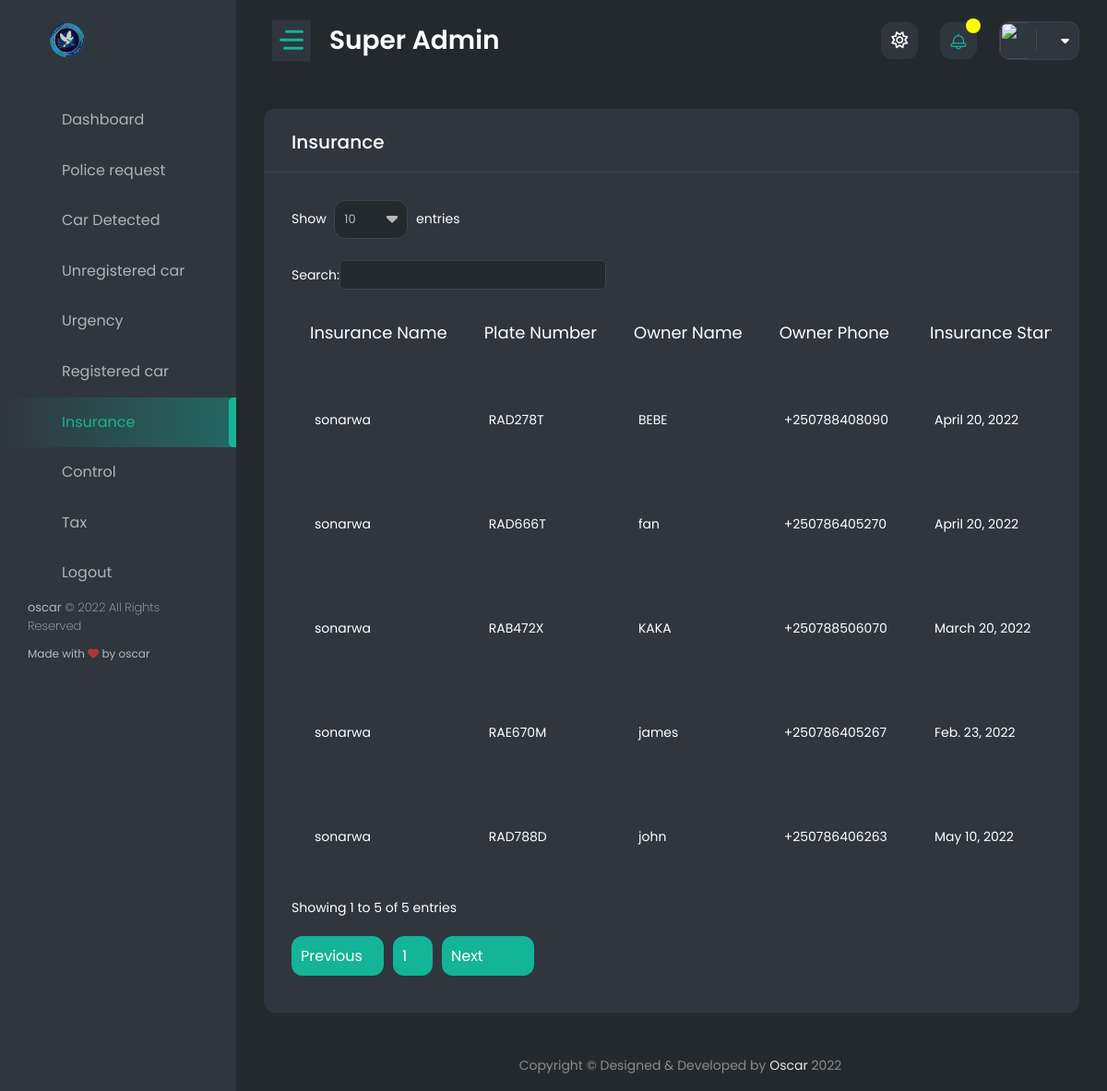
/superimboniadmin/admin_insurance/, run on an earlier commit of the app's database.
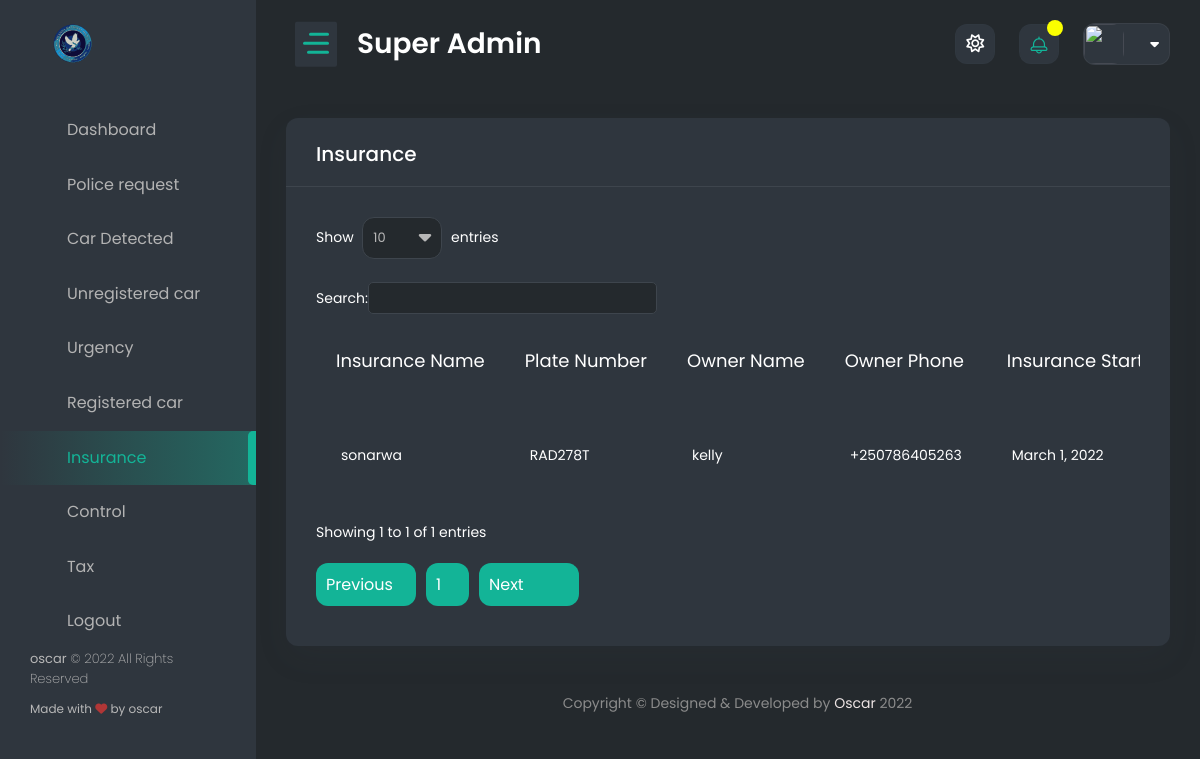
And on a later commit of the database.
### car_plate/models.py (models this page shows, shortened)
class Insurance(models.Model):
    insurance_name = models.CharField(max_length=50)
    car = models.ForeignKey(Car_registration, on_delete=models.CASCADE, null=True)
    insurance_duration_start = models.DateField()
    insurance_duration_end = models.DateField()
    time_done = models.DateTimeField(auto_now_add=True)
    class Meta:
        verbose_name_plural = 'Insurance'

class Car_registration(models.Model):
    id = models.UUIDField(
        default=uuid.uuid4,
        unique=True,
        primary_key=True,
        editable=False
    )
    owner_name = models.CharField(max_length=50)
    Owner_Id = models.IntegerField()
    car_model = models.CharField(max_length=200, null=False)
    owner_phone_number = PhoneNumberField()
    phone_number_assign = PhoneNumberField(blank=True, null=True)
    owner_email = models.EmailField()
    plate_number = models.CharField(max_length=20, unique=True)
    time_done = models.DateTimeField(auto_now_add=True)
    class Meta:
        verbose_name_plural = 'Car Registration'
        ordering = ['-id']

### admin_panel/views.py (the view)
# urls.py: path('admin_insurance/', admin_insurance, name='admin_insurance'),
def admin_insurance(request):
    now_date = now.date()
    all_insurance = Insurance.objects.all()
    context = {
        'insurance': all_insurance,
        'now_date': now_date
    }
    return render(request, 'super_temp/admin_insurance.html', context)

### authentication/context_processors.py (called while the page is built)
def extras(request):
    user = request.user
    if user.is_authenticated:
        police_req = Police_request.objects.filter(police=user).first()
        profile_police = get_object_or_404(Profile, user=user)
        user_small = user.name
        user_small = user_small.split(' ')
        user_small = user_small[0][:2].upper()
        police_req = police_req
    else:
        profile_police = None
        user_small = None
        police_req = None
    return {
        'profile': profile_police,
        'user': user,
        'user_small': user_small,
        'police_req': police_req
    }

def message_review(request):
    try:
        user = request.user
        message_all = Send_message.objects.filter(police_user=user)[:10]
        user_small = user.name
        user_small = user_small.split(' ')
        user_small = user_small[0][:2].upper()
    except:
        message_all = []
        user_small = 'AA'
    return {
        'message_all': message_all,
        'user_small': user_small
    }

### admin_panel/templates/super_temp/admin_insurance.html (shortened to what this page needs)
{% extends 'super_police/base.html' %}
{% load static %}
{% block content %}
    <div class="content-body">
			<div class="container-fluid">
				<div class="row">
                    <div class="col-12">
                        <div class="card">
                            <div class="card-header">
                                <h4 class="card-title">Insurance</h4>
                            </div>
                            <div class="card-body">
                                <div class="table-responsive">
                                    <table id="example4" class="display" style="min-width: 645px">
                                        <thead>
                                            <tr>
                                                <th>Insurance name</th>
                                                <th>plate number</th>
                                                <th>Owner name</th>
                                                <th>Owner phone</th>
                                                <th>Insurance start </th>
                                            </tr>
                                        </thead>
                                        <tbody>
                                        {% for insurance in insurance %}
                                            <tr>
                                                <td>{{ insurance.insurance_name }}</td>
                                                <td>{{ insurance.car.plate_number }}</td>
                                                <td>{{ insurance.car.owner_name }}</td>
                                                <td>{{ insurance.car.owner_phone_number }}</td>
                                                <td>{{ insurance.insurance_duration_start }}</td>
                                            </tr>
                                        {% endfor %}
                                        </tbody>
                                    </table>
                                </div>
                            </div>
                        </div>
                    </div>
				</div>
            </div>
        </div>
{% endblock %}

What changed in the data, as far as the page shows it:
removed Insurance: insurance_name "sonarwa", car.plate_number "RAD666T", car.owner_name "fan", car.owner_phone_number "+250786405270", insurance_duration_start "April 20, 2022"
removed Insurance: insurance_name "sonarwa", car.plate_number "RAB472X", car.owner_name "KAKA", car.owner_phone_number "+250788506070", insurance_duration_start "March 20, 2022"
removed Insurance: insurance_name "sonarwa", car.plate_number "RAE670M", car.owner_name "james", car.owner_phone_number "+250786405267", insurance_duration_start "Feb. 23, 2022"
removed Insurance: insurance_name "sonarwa", car.plate_number "RAD788D", car.owner_name "john", car.owner_phone_number "+250786406263", insurance_duration_start "May 10, 2022"
changed Insurance "sonarwa": car.owner_name "BEBE" → "kelly"; car.owner_phone_number "+250788408090" → "+250786405263"; insurance_duration_start "April 20, 2022" → "March 1, 2022"
Also different on the page:
text written by a page script: "Show 10 entries Search: Showing 1 to 5 of 5 entries Previous 1 Next" → "Show 10 entries Search: Showing 1 to 1 of 1 entries Previous 1 Next"
